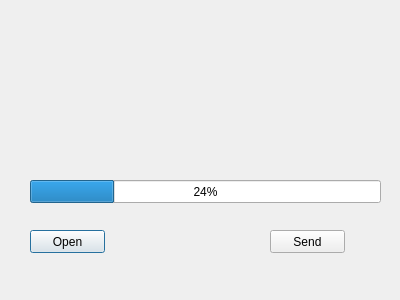
<?xml version="1.0" encoding="UTF-8"?>
<ui version="4.0">
 <class>FileTransfer</class>
 <widget class="QDialog" name="FileTransfer">
  <property name="geometry">
   <rect>
    <x>0</x>
    <y>0</y>
    <width>400</width>
    <height>300</height>
   </rect>
  </property>
  <property name="windowTitle">
   <string>FileTransfer</string>
  </property>
  <widget class="QProgressBar" name="progressBar">
   <property name="geometry">
    <rect>
     <x>30</x>
     <y>180</y>
     <width>351</width>
     <height>23</height>
    </rect>
   </property>
   <property name="value">
    <number>24</number>
   </property>
  </widget>
  <widget class="QLabel" name="sendStatusLabel">
   <property name="geometry">
    <rect>
     <x>10</x>
     <y>20</y>
     <width>381</width>
     <height>31</height>
    </rect>
   </property>
   <property name="text">
    <string/>
   </property>
   <property name="alignment">
    <set>Qt::AlignCenter</set>
   </property>
  </widget>
  <widget class="QPushButton" name="open_pushButton">
   <property name="geometry">
    <rect>
     <x>30</x>
     <y>230</y>
     <width>75</width>
     <height>23</height>
    </rect>
   </property>
   <property name="text">
    <string>Open</string>
   </property>
  </widget>
  <widget class="QPushButton" name="send_pushButton">
   <property name="geometry">
    <rect>
     <x>270</x>
     <y>230</y>
     <width>75</width>
     <height>23</height>
    </rect>
   </property>
   <property name="text">
    <string>Send</string>
   </property>
  </widget>
 </widget>
 <layoutdefault spacing="6" margin="11"/>
 <resources/>
 <connections/>
</ui>
